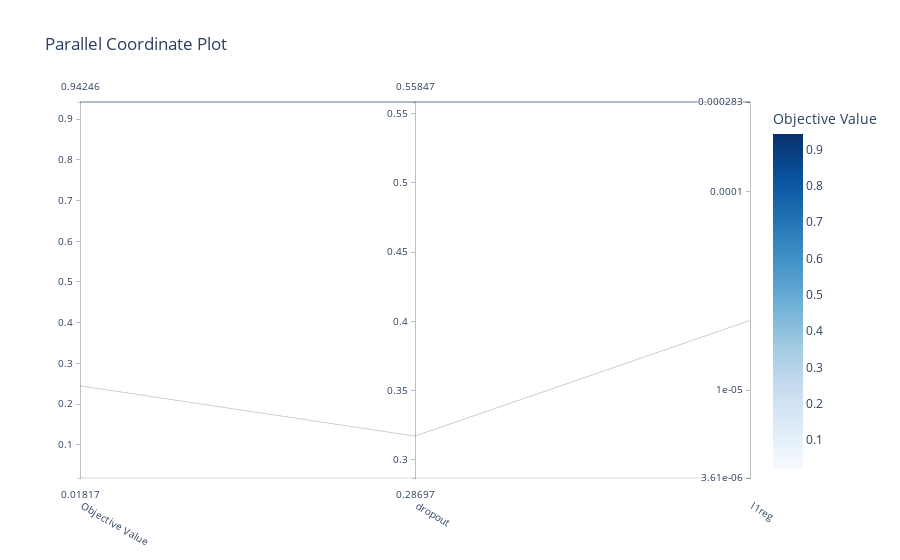

This figure's notebook cell:
### Code cell
plot_parallel_coordinate(study)

### Figure 1 — Plotly figure (JSON) as saved in the notebook; plotly's stock layout.template omitted (floating-point values rounded to 4 significant figures)
{"data": [{"dimensions": [{"label": "Objective Value", "range": [0.01817, 0.9425], "values": [0.01817, 0.2447, 0.9425]}, {"label": "dropout", "range": [0.287, 0.5585], "values": [0.287, 0.3172, 0.5585]}, {"label": "l1reg", "range": [-5.443, -3.549], "ticktext": ["3.61e-06", "1e-05", "0.0001", "0.000283"], "tickvals": [-5.443, -5, -4, -3.549], "values": [-5.443, -4.649, -3.549]}], "labelangle": 30, "labelside": "bottom", "line": {"color": [0.01817, 0.2447, 0.9425], "colorbar": {"title": {"text": "Objective Value"}}, "colorscale": [[0, "rgb(247,251,255)"], [0.125, "rgb(222,235,247)"], [0.25, "rgb(198,219,239)"], [0.375, "rgb(158,202,225)"], [0.5, "rgb(107,174,214)"], [0.625, "rgb(66,146,198)"], [0.75, "rgb(33,113,181)"], [0.875, "rgb(8,81,156)"], [1, "rgb(8,48,107)"]], "reversescale": false, "showscale": true}, "type": "parcoords"}], "layout": {"title": {"text": "Parallel Coordinate Plot"}}}
